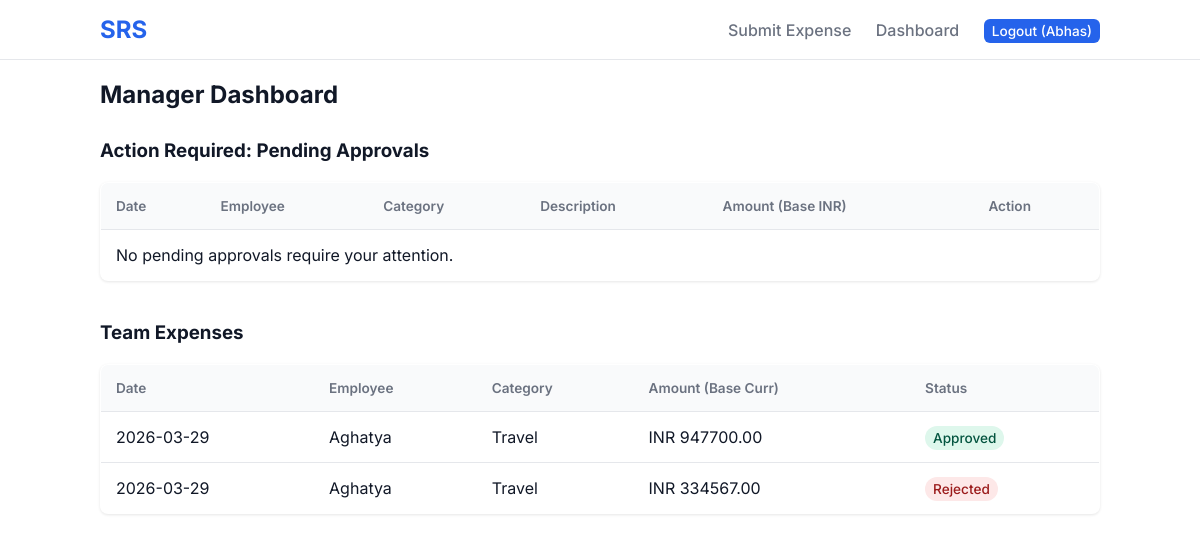
The page /dashboard (signed in) on the database its author committed.
### models.py (models this page shows)
class User(UserMixin, db.Model):
    id = db.Column(db.Integer, primary_key=True)
    username = db.Column(db.String(50), nullable=False, unique=True)
    password_hash = db.Column(db.String(256), nullable=False)
    role = db.Column(db.String(20), nullable=False, default='Employee')
    company_id = db.Column(db.Integer, db.ForeignKey('company.id'), nullable=True)
    manager_id = db.Column(db.Integer, db.ForeignKey('user.id'), nullable=True)
    subordinates = db.relationship('User', backref=db.backref('manager', remote_side=[id]))
    expenses = db.relationship('Expense', backref='employee', foreign_keys='Expense.employee_id', lazy=True)

class Company(db.Model):
    id = db.Column(db.Integer, primary_key=True)
    name = db.Column(db.String(100), nullable=False)
    base_currency = db.Column(db.String(10), nullable=False, default="USD")
    is_manager_approver = db.Column(db.Boolean, default=True) # If true, manager must approve first before workflow triggers
    users = db.relationship('User', backref='company', lazy=True)
    approval_rules = db.relationship('ApprovalRule', backref='company', lazy=True)

class Expense(db.Model):
    id = db.Column(db.Integer, primary_key=True)
    employee_id = db.Column(db.Integer, db.ForeignKey('user.id'), nullable=False)
    amount_submitted = db.Column(db.Float, nullable=False)
    currency_submitted = db.Column(db.String(10), nullable=False)
    amount_base = db.Column(db.Float, nullable=False)
    category = db.Column(db.String(50), nullable=False)
    description = db.Column(db.String(200), nullable=True)
    date = db.Column(db.DateTime, default=datetime.utcnow)
    receipt_image_path = db.Column(db.String(200), nullable=True)
    status = db.Column(db.String(20), default='Pending')
    current_approval_step = db.Column(db.Integer, default=0)
    approvals = db.relationship('ExpenseApprovalStep', backref='expense', lazy=True, cascade="all, delete-orphan")

### app.py (the view)
@app.route('/')
@app.route('/dashboard')
@login_required
def dashboard():
    if current_user.role in ['Admin', 'CTO']:
        expenses = Expense.query.join(User).filter(User.company_id == current_user.company_id).all()
        return render_template('dashboard_admin.html', expenses=expenses)
    elif current_user.role in ['Manager', 'Finance']:
        subordinate_ids = [sub.id for sub in current_user.subordinates]
        team_expenses = Expense.query.filter(Expense.employee_id.in_(subordinate_ids)).all() if subordinate_ids else []
        pending_mgr = Expense.query.filter(Expense.employee_id.in_(subordinate_ids), Expense.status == 'Pending', Expense.current_approval_step == 0).all()
        company_rules_for_me = ApprovalRule.query.filter_by(company_id=current_user.company_id, approver_role=current_user.role).all()
        my_rule_steps = [r.sequence_step for r in company_rules_for_me]
        pending_role_expenses = Expense.query.join(User).filter(
            User.company_id == current_user.company_id,
            Expense.status == 'Pending',
            Expense.current_approval_step.in_(my_rule_steps)
        ).all()
        my_past_approvals = [step.expense_id for step in ExpenseApprovalStep.query.filter_by(approver_id=current_user.id).all()]
        all_pending = []
        for e in set(pending_mgr + pending_role_expenses):
            if e.id not in my_past_approvals:
                all_pending.append(e)
        return render_template('dashboard_manager.html', pending_expenses=all_pending, all_team_expenses=team_expenses)
    else:
        my_expenses = Expense.query.filter_by(employee_id=current_user.id).all()
        return render_template('dashboard_employee.html', expenses=my_expenses)

### app.py (called while the page is built)
@login_manager.user_loader
def load_user(user_id):
    return User.query.get(int(user_id))

### templates/dashboard_manager.html
{% extends 'base.html' %}
{% block content %}
<h2>Manager Dashboard</h2>
<h3 style="margin-top: 30px;">Action Required: Pending Approvals</h3>
<table class="table">
    <thead>
        <tr>
            <th>Date</th>
            <th>Employee</th>
            <th>Category</th>
            <th>Description</th>
            <th>Amount (Base {{ current_user.company.base_currency }})</th>
            <th>Action</th>
        </tr>
    </thead>
    <tbody>
        {% for exp in pending_expenses %}
        <tr>
            <td>{{ exp.date.strftime('%Y-%m-%d') }}</td>
            <td>{{ exp.employee.username }}</td>
            <td>{{ exp.category }}</td>
            <td>{{ exp.description }}</td>
            <td>{{ "%.2f"|format(exp.amount_base) }}</td>
            <td>
                <div style="display: flex; gap: 10px;">
                    <form action="{{ url_for('approve_expense', expense_id=exp.id, action='approve') }}" method="POST">
                        <button type="submit" class="btn-primary btn-sm" style="background:#10B981;">Approve</button>
                    </form>
                    <form action="{{ url_for('approve_expense', expense_id=exp.id, action='reject') }}" method="POST">
                        <button type="submit" class="btn-primary btn-sm" style="background:#EF4444;">Reject</button>
                    </form>
                </div>
            </td>
        </tr>
        {% else %}
        <tr><td colspan="6">No pending approvals require your attention.</td></tr>
        {% endfor %}
    </tbody>
</table>
<h3 style="margin-top: 40px;">Team Expenses</h3>
<table class="table">
    <thead>
        <tr>
            <th>Date</th>
            <th>Employee</th>
            <th>Category</th>
            <th>Amount (Base Curr)</th>
            <th>Status</th>
        </tr>
    </thead>
    <tbody>
        {% for exp in all_team_expenses %}
        <tr>
            <td>{{ exp.date.strftime('%Y-%m-%d') }}</td>
            <td>{{ exp.employee.username }}</td>
            <td>{{ exp.category }}</td>
            <td>{{ current_user.company.base_currency }} {{ "%.2f"|format(exp.amount_base) }}</td>
            <td><span class="badge badge-{{ exp.status }}">{{ exp.status }}</span></td>
        </tr>
        {% endfor %}
    </tbody>
</table>
{% endblock %}

### templates/base.html (shortened to what this page needs)
<!DOCTYPE html>
<html lang="en">
<head>
    <link rel="stylesheet" href="{{ url_for('static', filename='css/style.css') }}">
</head>
<body>
    <nav class="navbar">
        <div class="container nav-content">
            <a href="{{ url_for('dashboard') }}" class="logo">SRS</a>
            <div class="nav-links">
                {% if current_user.is_authenticated %}
                    {% if current_user.role in ['Admin', 'Manager', 'Employee'] %}
                        <a href="{{ url_for('submit_expense') }}">Submit Expense</a>
                    {% endif %}
                    <a href="{{ url_for('dashboard') }}">Dashboard</a>
                    <a href="{{ url_for('logout') }}" class="btn-primary btn-sm">Logout ({{ current_user.username }})</a>
                {% else %}
                    <a href="{{ url_for('login') }}">Login</a>
                    <a href="{{ url_for('signup') }}" class="btn-primary">Sign Up</a>
                {% endif %}
            </div>
        </div>
    </nav>
    <div class="container main-content">
        {% block content %}{% endblock %}
    </div>
</body>
</html>

### static/css/style.css (style rules this page uses)
:root { --primary: #2563EB; --primary-hover: #1D4ED8; --bg-color: #F9FAFB; --text-main: #111827; --text-muted: #6B7280; --border: #E5E7EB; --white: #FFFFFF; }
body { font-family: 'Inter', sans-serif; background-color: var(--white); color: var(--text-main); margin: 0; padding: 0; }
.container { max-width: 1000px; margin: 0 auto; padding: 0 20px; }
.navbar { background-color: var(--white); border-bottom: 1px solid var(--border); padding: 15px 0; }
.nav-content { display: flex; justify-content: space-between; align-items: center; }
.logo { font-size: 1.5rem; font-weight: bold; color: var(--primary); text-decoration: none; }
.nav-links a { margin-left: 20px; text-decoration: none; color: var(--text-muted); font-weight: 500; transition: color 0.2s; }
.btn-primary { background-color: var(--primary); color: var(--white) !important; padding: 8px 16px; border-radius: 6px; transition: background 0.2s; border: none; cursor: pointer; font-size: 1rem; }
.btn-sm { padding: 4px 8px; font-size: 0.85rem; }
.table { width: 100%; border-collapse: collapse; margin-top: 20px; background: var(--white); border-radius: 8px; overflow: hidden; box-shadow: 0 1px 3px 0 rgba(0,0,0,0.1); border: 1px solid var(--border); }
.table th, .table td { padding: 15px; text-align: left; border-bottom: 1px solid var(--border); }
.table th { background-color: #F9FAFB; font-weight: 600; color: var(--text-muted); font-size: 0.85rem; }
.badge { padding: 4px 8px; border-radius: 20px; font-size: 0.85rem; font-weight: 500; }
.badge-Approved { background: #DEF7EC; color: #03543F; }
.badge-Rejected { background: #FDE8E8; color: #9B1C1C; }

### rows shown on the page
User: username "Abhas"
Company: company.base_currency "INR"
Expense: date "2026-03-29", employee.username "Aghatya", category "Travel", amount_base "947700.00", status "Approved"
Expense: date "2026-03-29", employee.username "Aghatya", category "Travel", amount_base "334567.00", status "Rejected"
